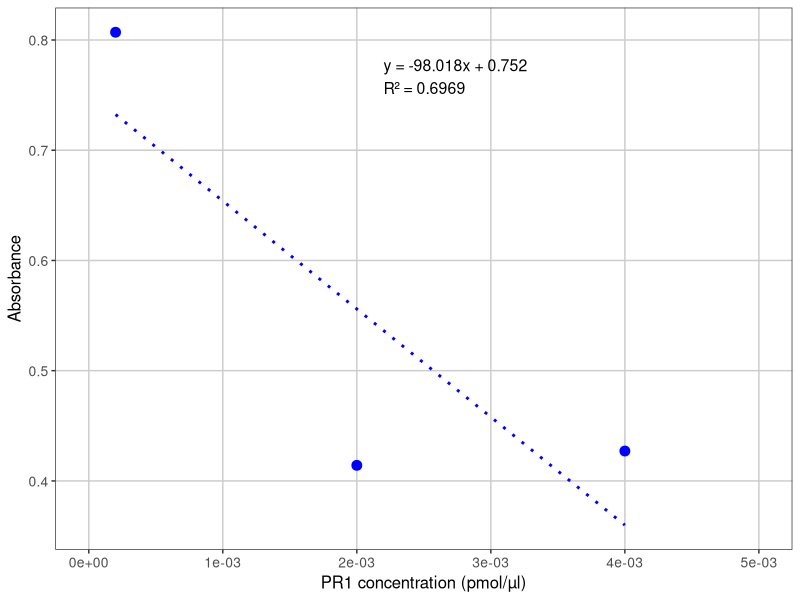

R code for this plot:
############################
## Packages nécessaires
############################
library(ggplot2)
library(scales)

############################
## Données réelles
############################
df <- data.frame(
  PR1_concentration = c(2e-4, 2e-3, 4e-3),
  Absorbance = c(0.80703333, 0.41413333, 0.4271)
)

############################
## Régression linéaire
############################
fit <- lm(Absorbance ~ PR1_concentration, data = df)

# Coefficients
coef_fit <- coef(fit)
slope <- coef_fit[2]
intercept <- coef_fit[1]

# R²
r2 <- summary(fit)$r.squared

# Texte équation (format Excel)
eq_text <- paste0(
  "y = ",
  formatC(slope, digits = 3, format = "f"), "x + ",
  formatC(intercept, digits = 3, format = "f"),
  "\nR² = ",
  formatC(r2, digits = 4, format = "f")
)

############################
## Graphique
############################
ggplot(df, aes(x = PR1_concentration, y = Absorbance)) +
  
  # Points
  geom_point(color = "blue", size = 3) +
  
  # Droite de régression (pointillée)
  geom_smooth(
    method = "lm",
    se = FALSE,
    linetype = "dotted",
    color = "blue"
  ) +
  
  # Annotation équation + R²
  annotate(
    "text",
    x = max(df$PR1_concentration) * 0.55,
    y = max(df$Absorbance) * 0.95,
    label = eq_text,
    hjust = 0,
    size = 4
  ) +
  
  # Labels
  labs(
    x = "PR1 concentration (pmol/µl)",
    y = "Absorbance"
  ) +
  
  # Axe X en notation scientifique
  scale_x_continuous(
    labels = scientific_format(digits = 2),
    limits = c(0, 0.005)
  ) +
  
  # Style proche Excel
  theme_bw() +
  theme(
    panel.grid.major = element_line(color = "grey80"),
    panel.grid.minor = element_blank(),
    axis.title = element_text(size = 12),
    axis.text = element_text(size = 10)
  )
